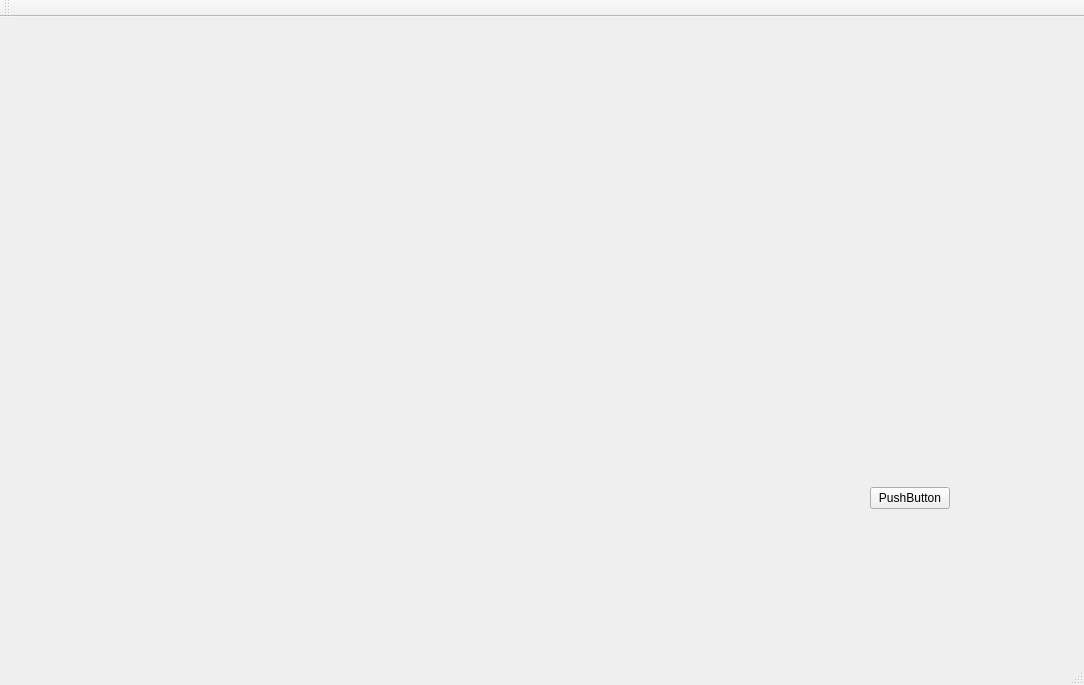
<?xml version="1.0" encoding="UTF-8"?>
<ui version="4.0">
 <class>MainWindow</class>
 <widget class="QMainWindow" name="MainWindow">
  <property name="geometry">
   <rect>
    <x>0</x>
    <y>0</y>
    <width>1084</width>
    <height>685</height>
   </rect>
  </property>
  <property name="windowTitle">
   <string>MainWindow</string>
  </property>
  <widget class="QWidget" name="centralWidget">
   <widget class="QCustomPlot" name="plot" native="true">
    <property name="geometry">
     <rect>
      <x>70</x>
      <y>50</y>
      <width>641</width>
      <height>371</height>
     </rect>
    </property>
   </widget>
   <widget class="QPushButton" name="pushButton">
    <property name="geometry">
     <rect>
      <x>870</x>
      <y>470</y>
      <width>80</width>
      <height>22</height>
     </rect>
    </property>
    <property name="text">
     <string>PushButton</string>
    </property>
   </widget>
  </widget>
  <widget class="QMenuBar" name="menuBar">
   <property name="geometry">
    <rect>
     <x>0</x>
     <y>0</y>
     <width>1084</width>
     <height>19</height>
    </rect>
   </property>
  </widget>
  <widget class="QToolBar" name="mainToolBar">
   <attribute name="toolBarArea">
    <enum>TopToolBarArea</enum>
   </attribute>
   <attribute name="toolBarBreak">
    <bool>false</bool>
   </attribute>
  </widget>
  <widget class="QStatusBar" name="statusBar"/>
 </widget>
 <layoutdefault spacing="6" margin="11"/>
 <customwidgets>
  <customwidget>
   <class>QCustomPlot</class>
   <extends>QWidget</extends>
   <header>qcustomplot.h</header>
   <container>1</container>
  </customwidget>
 </customwidgets>
 <resources/>
 <connections/>
</ui>
